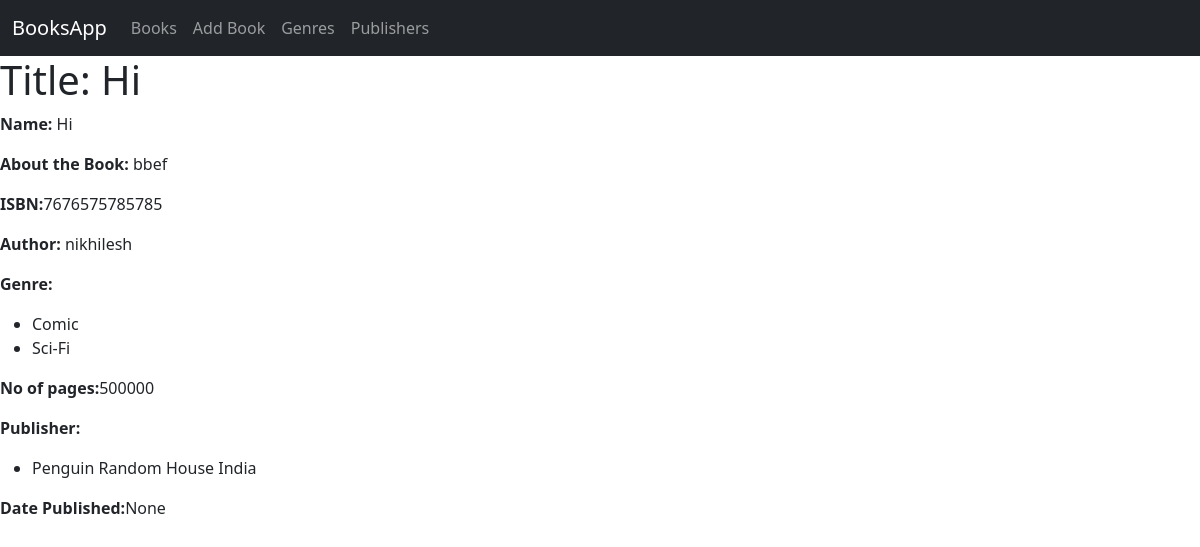
The app's page /booksapp/detail/1/, older data.
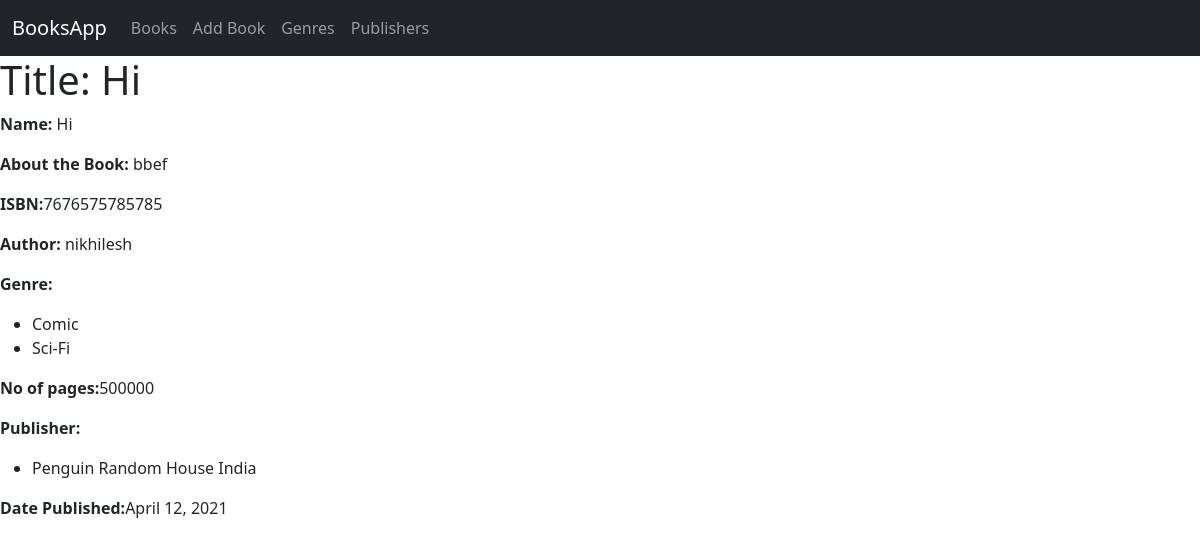
The same page, newer data.
### booksapp/models.py (models this page shows, shortened)
class Book(models.Model):
    title = models.CharField(max_length=100)
    isbn = models.CharField('ISBN', max_length = 20, unique = True)
    no_of_pages = models.IntegerField()
    image = models.ImageField(null=True,blank=True)
    description = models.TextField(max_length = 2000)
    author = models.ForeignKey(User, on_delete = models.SET_NULL, null = True)
    genre  = models.ManyToManyField('Genre')
    publishers = models.ManyToManyField('Publisher')
    published_date = models.DateField(null = True, blank = True)

### booksapp/views.py (the view)
# urls.py: path('detail/<int:pk>/', views.BookDetailView.as_view(), name="book-detail"),
class BookDetailView(generic.DetailView):
    model = Book

### booksapp/models.py (called while the page is built)
    def __str__(self):
        return self.name

    def __str__(self):
        return self.name

### booksapp/templates/booksapp/book_detail.html
{% extends "base_generic.html" %}
{% block content %}
  <h1>Title: {{ book.title }}</h1>
  <p><strong>Name:</strong> {{ book.title }}</p>
  <p><strong>About the Book:</strong> {{ book.description }}</p>
  <p><strong>ISBN:</strong>{{ book.isbn }}</p>
  <p><strong>Author:</strong> {{ book.author}}</p>
  <p><strong>Genre:</strong>
    <ul>
        {% for genre in book.genre.all %}
        <li>
        {{ genre }}
        </li>
        {% endfor %}
    </ul>
  <p><strong>No of pages:</strong>{{ book.no_of_pages }}</p>
  <p><strong>Publisher:</strong></p>
  <ul>
    {% for publisher in book.publishers.all %}
    <li>
    {{ publisher }}
    </li>
    {% endfor %}
</ul>
  <p><strong>Date Published:</strong>{{ book.published_date }}</p>
 {% endblock %}

Row changes from the older to the newer data that the page shows:
changed Book "Hi": published_date "None" → "April 12, 2021"
